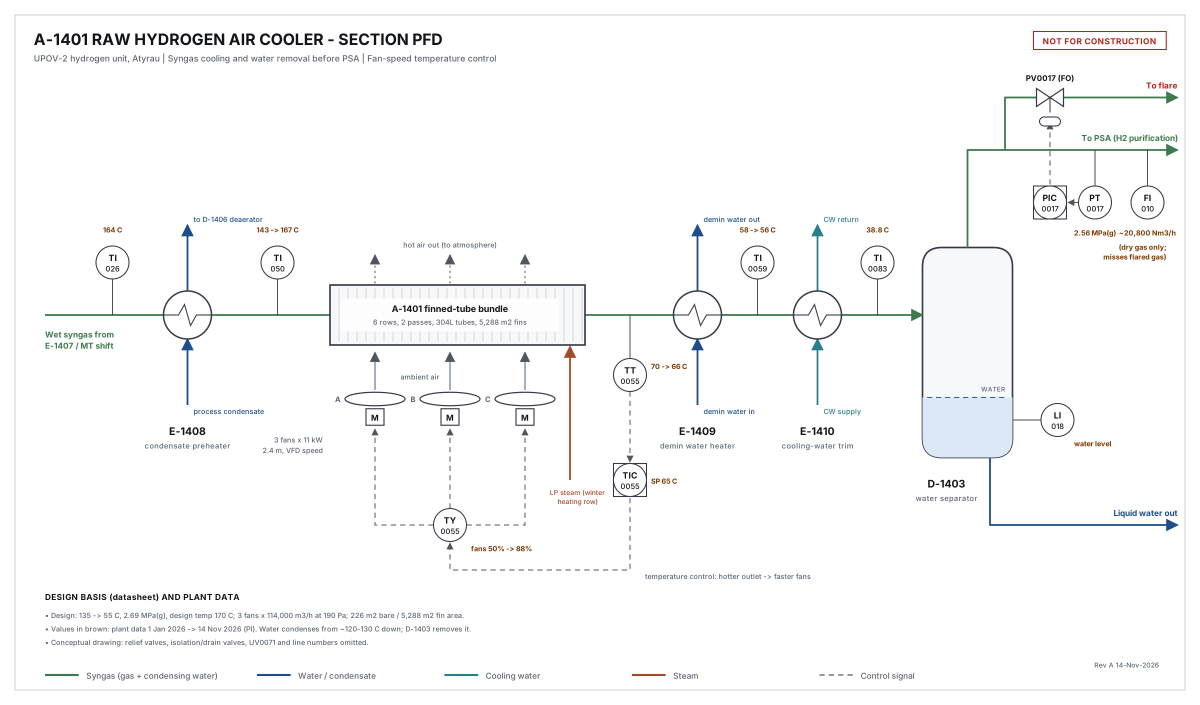
#> input picture pfd/A-1401_section_PFD.png, 2400 x 1410 px (shown at 1/2 size)
$ python recolor_figures.py
#> lines starting #> are read from the running program, lines starting #| are printed output that depends on the picture; after the words box and inside, x2 and y2 are one past the last pixel; in counts of white or black regions, pixels touching at a corner belong together
"""Copy the team's Python figures into deck/img with warm colours (orange, gold, red) turned into navy blue,
so the deck uses one blue palette. Only hue/brightness of warm pixels change; data, axes and labels are untouched."""
import os, sys
import numpy as np
from PIL import Image
ROOT = os.path.dirname(os.path.dirname(os.path.abspath(__file__)))
FILES = ["pfd/A-1401_section_PFD.png", "model/charts/1_airflow_choking.png", "model/charts/2_duty_breakdown.png",
         "model/charts/3_bottleneck_vs_ambient.png", "model/charts/6_real_history.png",
         "a1401_clean_vs_fouled/figures/fig0_A1401_schematic.png", "a1401_clean_vs_fouled/figures/fig2_outlet_T.png",
         "a1401_clean_vs_fouled/figures/fig3_airflow.png", "a1401_clean_vs_fouled/figures/fig5_duty_vs_blockage.png",
         "a1401_clean_vs_fouled/figures/fig6_duty_split.png", "a1401_clean_vs_fouled/figures/fig8_history_comparison.png",
         "monitor/chart6_backtest.png", "monitor/chart7_forecast_error.png",
         "a1401_solutions_check/figures_v2/fig1_season_2025_v2.png", "a1401_solutions_check/figures_v2/fig2_reference_day_v2.png"]


def recolor(path, out):
#> called with path = 'pfd/A-1401_section_PFD.png', out = 'deck/img/A-1401_section_PFD.png'
    im = Image.open(path).convert("RGB")
#> im is the input picture: PIL image 2400x1410 RGB; mean R, G, B 249.2, 249.6, 249.8
    hsv = np.array(im.convert("HSV")).astype(float)
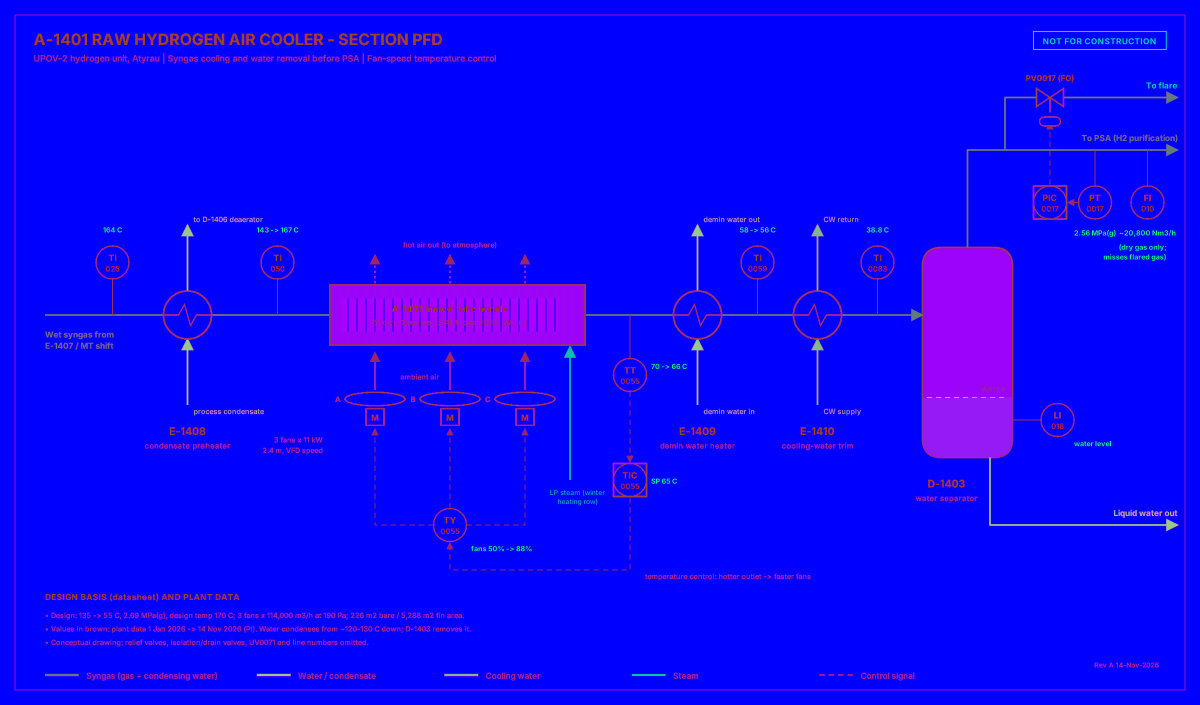
#> hsv: shape (1410, 2400, 3) float64 (shown at 1/2 size); mean R, G, B 11.4, 2.6, 250.3
    H, S, V = hsv[..., 0] * 360 / 255, hsv[..., 1] / 255, hsv[..., 2] / 255
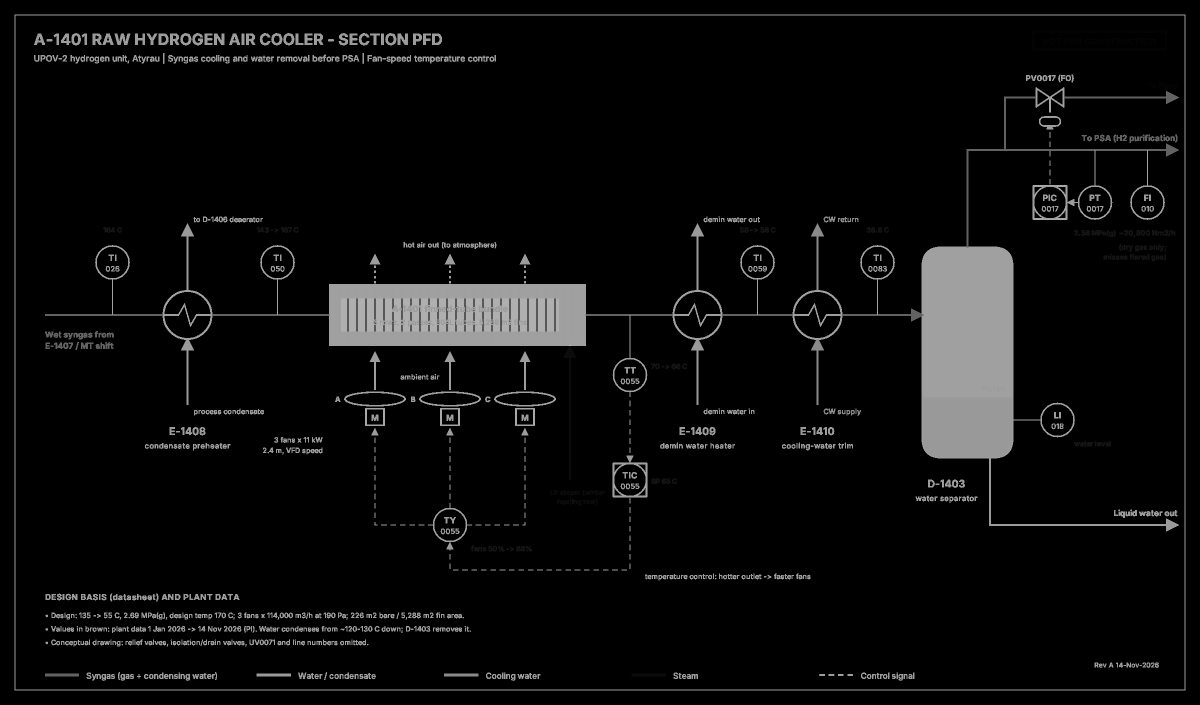
#> H: shape (1410, 2400) float64 (shown at 1/2 size); min 0, max 348.7, mean 16.1; drawn with min black and max white
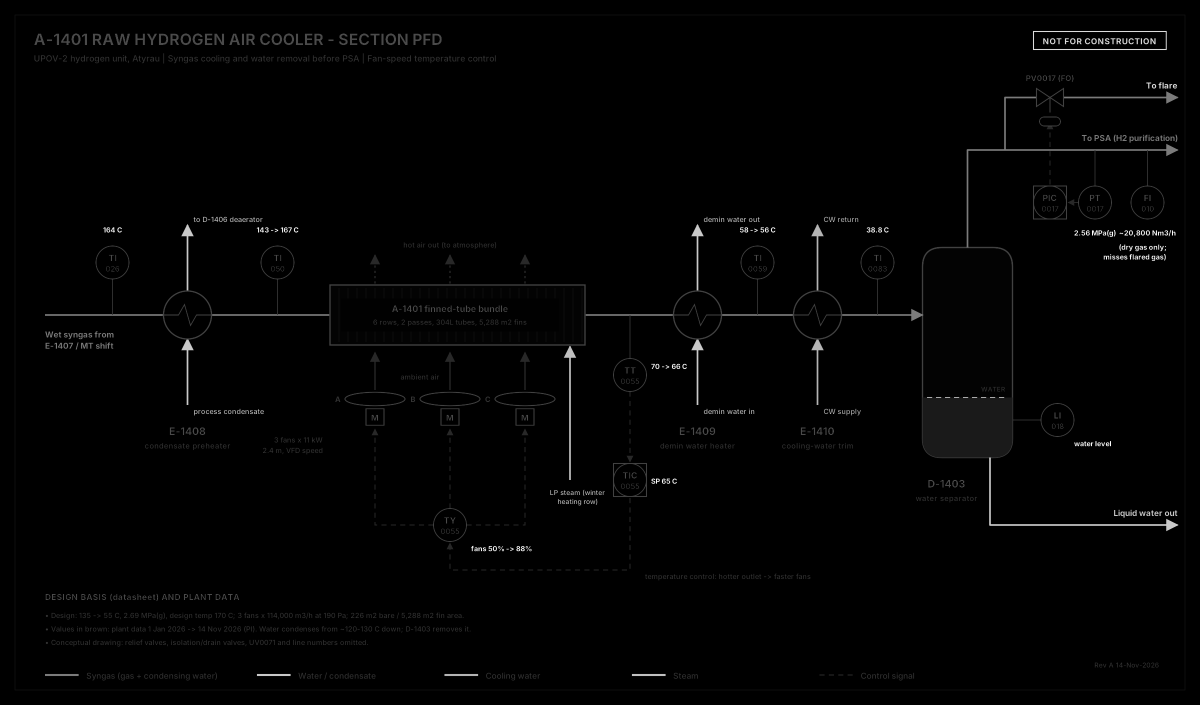
#> S: shape (1410, 2400) float64 (shown at 1/2 size); min 0, max 1, mean 0.0103
    warm = ((H <= 55) | (H >= 340)) & (S > 0.12) & (V > 0.25)
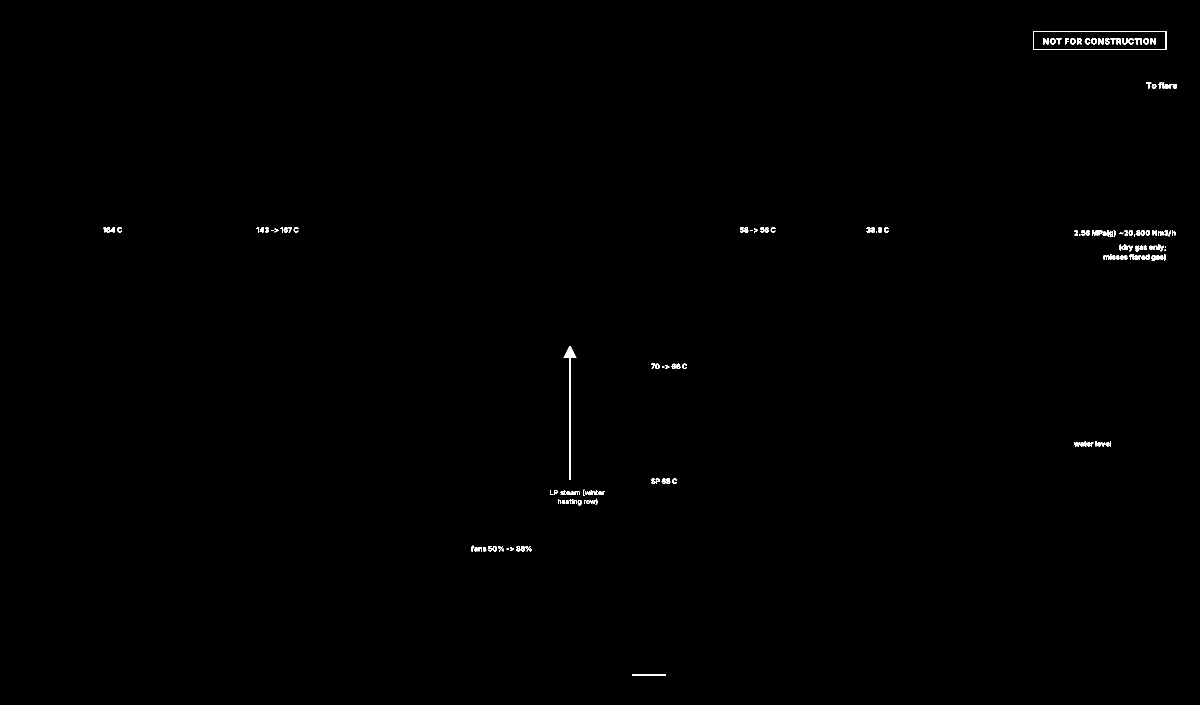
#> warm: shape (1410, 2400) bool (shown at 1/2 size); 0.31% white; 152 white regions (13 under 20 px), largest, box (x1, y1, x2, y2) and area: (1127, 692, 1153, 960) 1312, (2066, 62, 2334, 100) 1242, (1264, 1348, 1332, 1352) 272
    strong = warm & (S > 0.45)
#> strong: shape (1410, 2400) bool; 0.23% white in thin lines or dots, all inside (x1, y1, x2, y2) = (207, 62, 2354, 1352)
    H[warm] = 214
    V[strong] = V[strong] * 0.62
    S[strong] = np.maximum(S[strong], 0.85)
    hsv2 = np.stack([H * 255 / 360, S * 255, V * 255], -1).clip(0, 255).astype(np.uint8)
    Image.fromarray(hsv2, "HSV").convert("RGB").save(out)
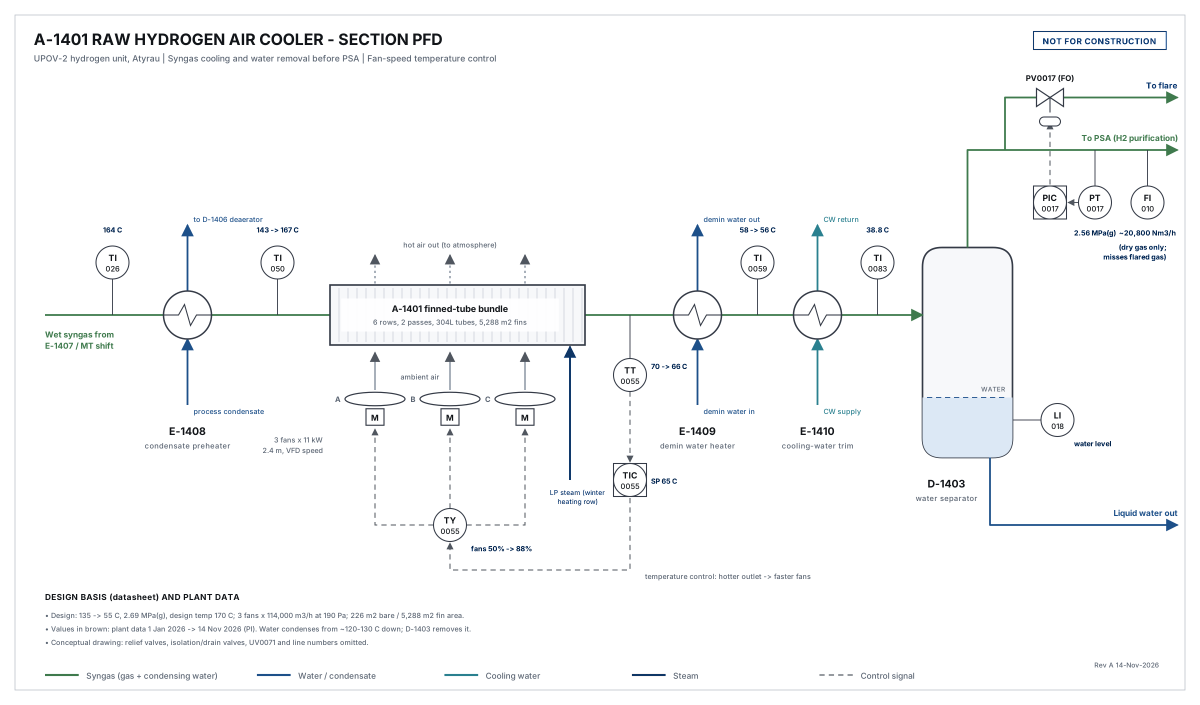
#> saved as A-1401_section_PFD.png: PIL image 2400x1410 RGB (shown at 1/2 size); mean R, G, B 248.8, 249.5, 250


for f in FILES:
    o = os.path.join(ROOT, "deck", "img", os.path.basename(f))
    recolor(os.path.join(ROOT, f), o)
    print("ok", o)
#> pass 2 of the loop `for f in FILES:`:
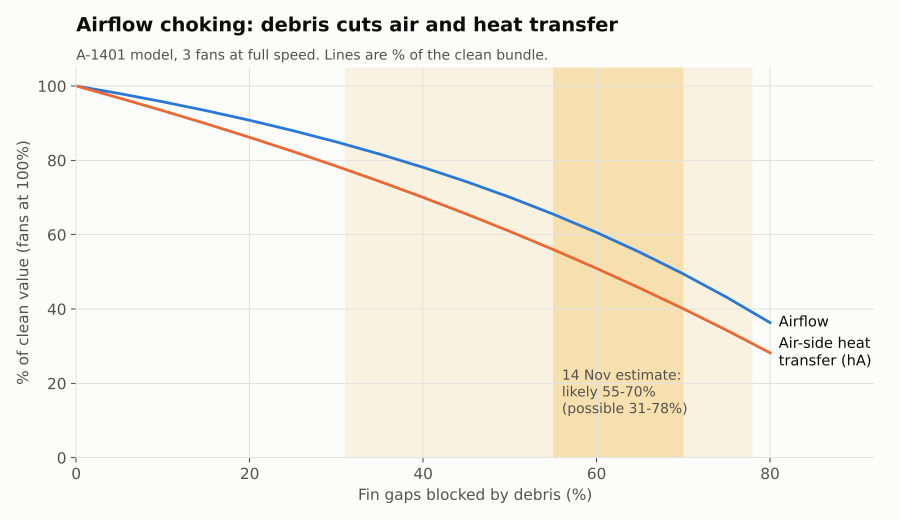
#> input picture model/charts/1_airflow_choking.png, 1800 x 1040 px (shown at 1/2 size)
#> im: PIL image 1800x1040 RGB
#> hsv: shape (1040, 1800, 3) float64
#> in recolor (call 2), `warm = ((H <= 55) | (H >= 340)) & (S > 0.12) & (V > 0.25)`:
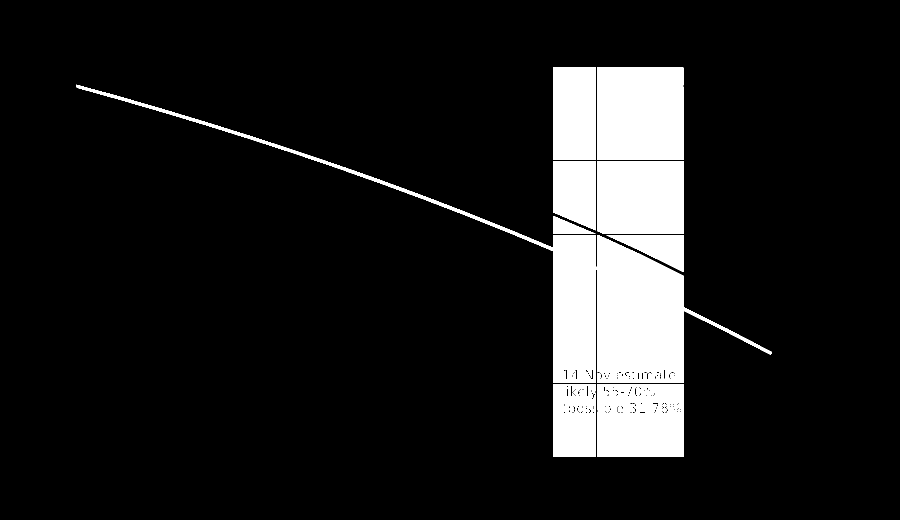
#> warm: shape (1040, 1800) bool (shown at 1/2 size); 10.8% white; 23 white regions (1 under 20 px), largest, box (x1, y1, x2, y2) and area: (153, 169, 1544, 766) 63642, (1194, 173, 1367, 320) 25431, (1194, 322, 1367, 468) 25218
#> strong: shape (1040, 1800) bool; 0.44% white; 1 white region, box (x1, y1, x2, y2) and area: (153, 170, 1543, 709) 8204
#> hsv2: shape (1040, 1800, 3)
#> in recolor (call 2), `Image.fromarray(hsv2, "HSV").convert("RGB").save(out)`:
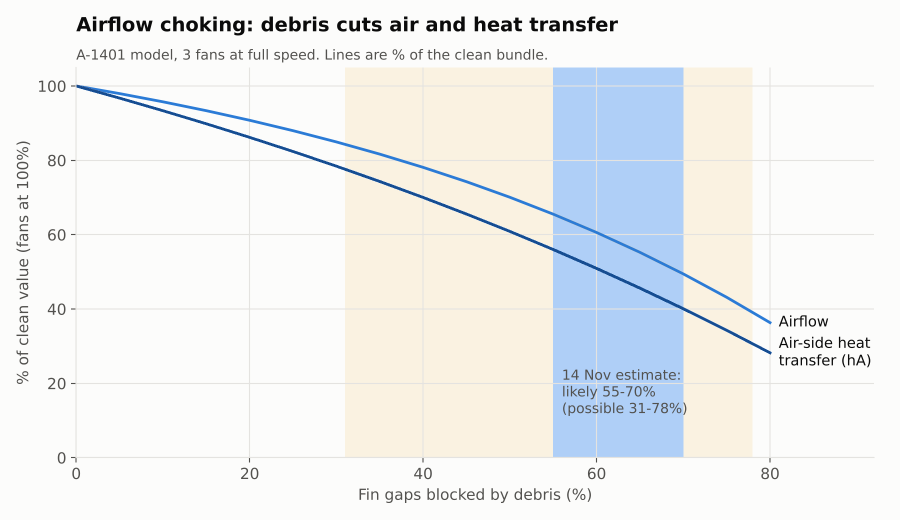
#> saved as 1_airflow_choking.png: PIL image 1800x1040 RGB (shown at 1/2 size); mean R, G, B 237.8, 239.8, 240.1
#> pass 3 of the loop `for f in FILES:`:
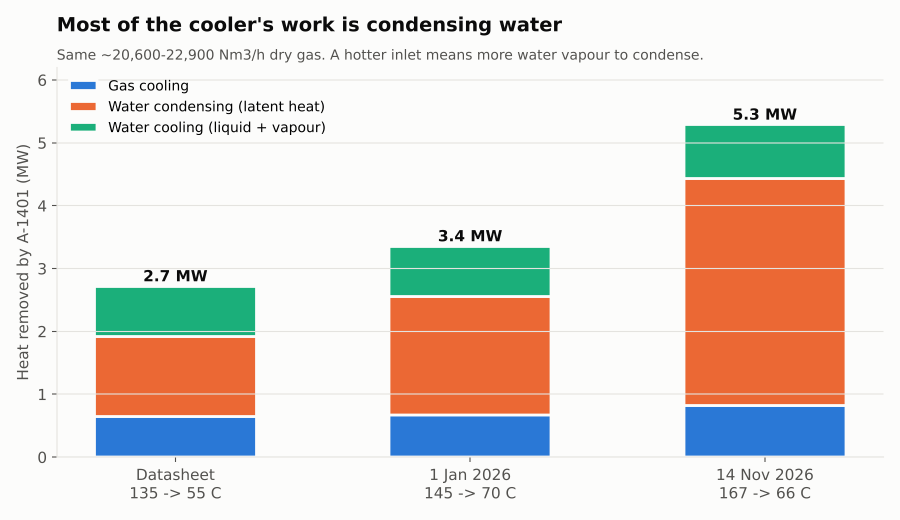
#> input picture model/charts/2_duty_breakdown.png, 1800 x 1040 px (shown at 1/2 size)
#> in recolor (call 3), `warm = ((H <= 55) | (H >= 340)) & (S > 0.12) & (V > 0.25)`:
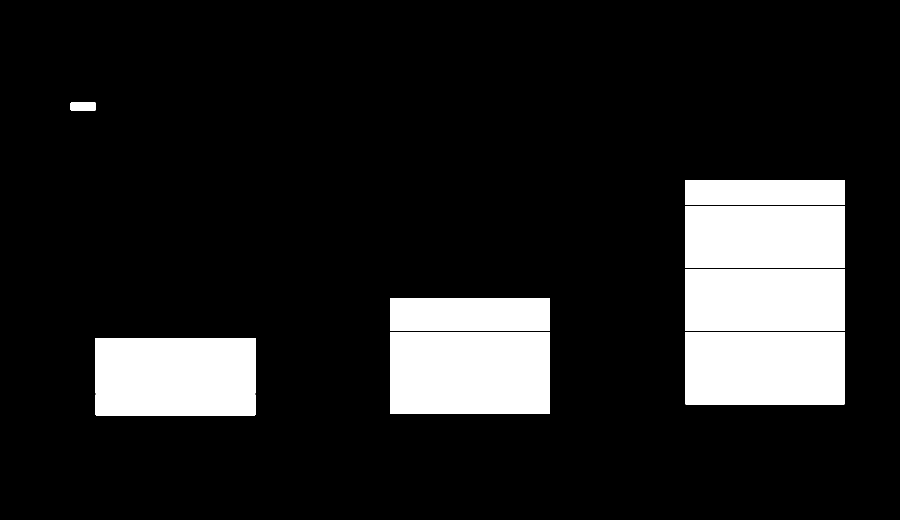
#> warm: shape (1040, 1800) bool (shown at 1/2 size); 14.1% white; 11 white regions, largest, box (x1, y1, x2, y2) and area: (1370, 412, 1690, 536) 39680, (1370, 538, 1690, 662) 39680, (780, 664, 1100, 787) 39360
#> strong: shape (1040, 1800) bool; 13.9% white; 11 white regions, largest, box (x1, y1, x2, y2) and area: (1371, 412, 1689, 536) 39432, (1371, 538, 1689, 662) 39432, (781, 664, 1099, 787) 39114
#> in recolor (call 3), `Image.fromarray(hsv2, "HSV").convert("RGB").save(out)`:
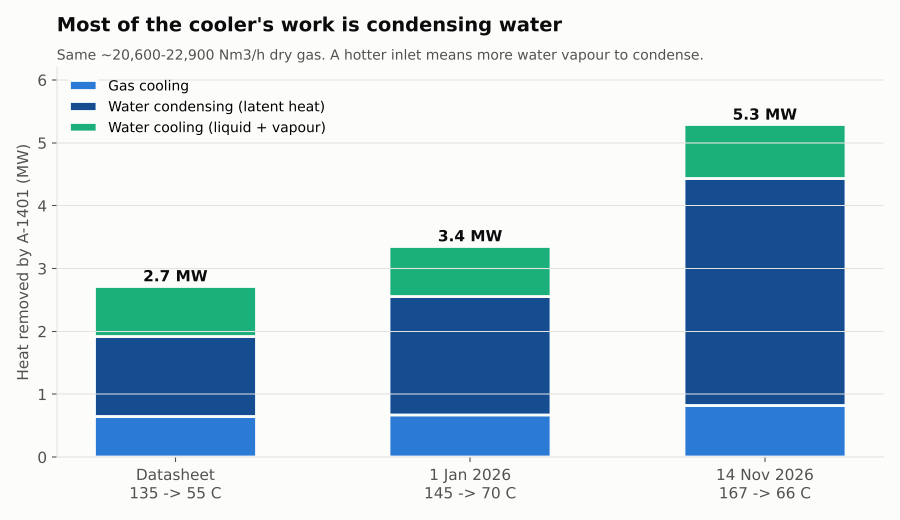
#> saved as 2_duty_breakdown.png: PIL image 1800x1040 RGB (shown at 1/2 size); mean R, G, B 195.3, 213.6, 223.6
#> (the run stopped early here; a loop or call above may not have finished)
